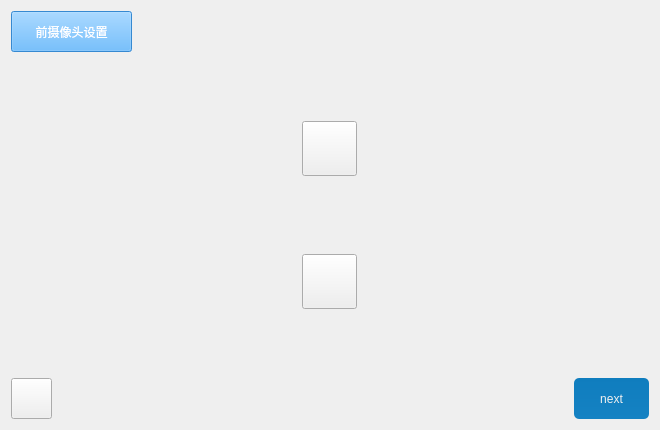
<?xml version="1.0" encoding="UTF-8"?>
<ui version="4.0">
 <class>Front_camera_setting</class>
 <widget class="QDialog" name="Front_camera_setting">
  <property name="geometry">
   <rect>
    <x>0</x>
    <y>0</y>
    <width>660</width>
    <height>430</height>
   </rect>
  </property>
  <property name="windowTitle">
   <string>Dialog</string>
  </property>
  <layout class="QGridLayout" name="gridLayout_4" rowstretch="1,1,3,1,1">
   <item row="0" column="0">
    <layout class="QGridLayout" name="gridLayout_3">
     <item row="0" column="0">
      <widget class="QPushButton" name="pushButton">
       <property name="enabled">
        <bool>false</bool>
       </property>
       <property name="minimumSize">
        <size>
         <width>121</width>
         <height>41</height>
        </size>
       </property>
       <property name="maximumSize">
        <size>
         <width>121</width>
         <height>41</height>
        </size>
       </property>
       <property name="styleSheet">
        <string notr="true">background-color:
rgb(66, 167, 255);
color:rgb(255,255,255)</string>
       </property>
       <property name="text">
        <string>前摄像头设置</string>
       </property>
      </widget>
     </item>
     <item row="0" column="1">
      <spacer name="horizontalSpacer">
       <property name="orientation">
        <enum>Qt::Horizontal</enum>
       </property>
       <property name="sizeHint" stdset="0">
        <size>
         <width>508</width>
         <height>20</height>
        </size>
       </property>
      </spacer>
     </item>
    </layout>
   </item>
   <item row="2" column="0">
    <layout class="QGridLayout" name="gridLayout_2">
     <item row="0" column="0">
      <widget class="QPushButton" name="upperButton">
       <property name="minimumSize">
        <size>
         <width>55</width>
         <height>55</height>
        </size>
       </property>
       <property name="maximumSize">
        <size>
         <width>55</width>
         <height>55</height>
        </size>
       </property>
       <property name="styleSheet">
        <string notr="true">border-image:url(&quot;:/icon/navigate-up.png&quot;)</string>
       </property>
       <property name="text">
        <string/>
       </property>
      </widget>
     </item>
     <item row="1" column="0">
      <spacer name="verticalSpacer">
       <property name="orientation">
        <enum>Qt::Vertical</enum>
       </property>
       <property name="sizeHint" stdset="0">
        <size>
         <width>13</width>
         <height>114</height>
        </size>
       </property>
      </spacer>
     </item>
     <item row="2" column="0">
      <widget class="QPushButton" name="downButton">
       <property name="minimumSize">
        <size>
         <width>55</width>
         <height>55</height>
        </size>
       </property>
       <property name="maximumSize">
        <size>
         <width>55</width>
         <height>55</height>
        </size>
       </property>
       <property name="styleSheet">
        <string notr="true">border-image:url(&quot;:/icon/navigate-down.png&quot;)</string>
       </property>
       <property name="text">
        <string/>
       </property>
      </widget>
     </item>
    </layout>
   </item>
   <item row="3" column="0">
    <spacer name="verticalSpacer_3">
     <property name="orientation">
      <enum>Qt::Vertical</enum>
     </property>
     <property name="sizeHint" stdset="0">
      <size>
       <width>18</width>
       <height>67</height>
      </size>
     </property>
    </spacer>
   </item>
   <item row="4" column="0">
    <layout class="QGridLayout" name="gridLayout">
     <item row="0" column="0">
      <widget class="QPushButton" name="returnButton">
       <property name="minimumSize">
        <size>
         <width>41</width>
         <height>41</height>
        </size>
       </property>
       <property name="maximumSize">
        <size>
         <width>41</width>
         <height>41</height>
        </size>
       </property>
       <property name="styleSheet">
        <string notr="true">border-image:url(:/icon/Back.png)</string>
       </property>
       <property name="text">
        <string/>
       </property>
      </widget>
     </item>
     <item row="0" column="1">
      <spacer name="horizontalSpacer_2">
       <property name="orientation">
        <enum>Qt::Horizontal</enum>
       </property>
       <property name="sizeHint" stdset="0">
        <size>
         <width>528</width>
         <height>20</height>
        </size>
       </property>
      </spacer>
     </item>
     <item row="0" column="2">
      <widget class="QPushButton" name="sureButton">
       <property name="minimumSize">
        <size>
         <width>75</width>
         <height>41</height>
        </size>
       </property>
       <property name="maximumSize">
        <size>
         <width>75</width>
         <height>41</height>
        </size>
       </property>
       <property name="styleSheet">
        <string notr="true">QPushButton{
	border-style: none;
	border: 0px;
	color: #F0F0F0;
	padding: 5px;	
	border-radius:5px;
	background: qlineargradient(spread:pad, x1:0, y1:0, x2:0, y2:1, stop:0 #0F7DBE, stop:1 #1582C3); 
}

.QPushButton[focusPolicy=&quot;0&quot;] {
	border-style: none;
	border: 0px;
	color: #F0F0F0;
	padding: 0px;	
	border-radius:3px;
	background: qlineargradient(spread:pad, x1:0, y1:0, x2:0, y2:1, stop:0 #0F7DBE, stop:1 #1582C3); 
}

.QPushButton:hover{ 
	background: qlineargradient(spread:pad, x1:0, y1:0, x2:0, y2:1, stop:0 #50A3F0, stop:1 #489CEA);
}

.QPushButton:pressed{ 
	background: qlineargradient(spread:pad, x1:0, y1:0, x2:0, y2:1, stop:0 #0F7DBE, stop:1 #1582C3);
}</string>
       </property>
       <property name="text">
        <string>next</string>
       </property>
      </widget>
     </item>
    </layout>
   </item>
   <item row="1" column="0">
    <spacer name="verticalSpacer_2">
     <property name="orientation">
      <enum>Qt::Vertical</enum>
     </property>
     <property name="sizeHint" stdset="0">
      <size>
       <width>20</width>
       <height>40</height>
      </size>
     </property>
    </spacer>
   </item>
  </layout>
 </widget>
 <resources/>
 <connections/>
</ui>
